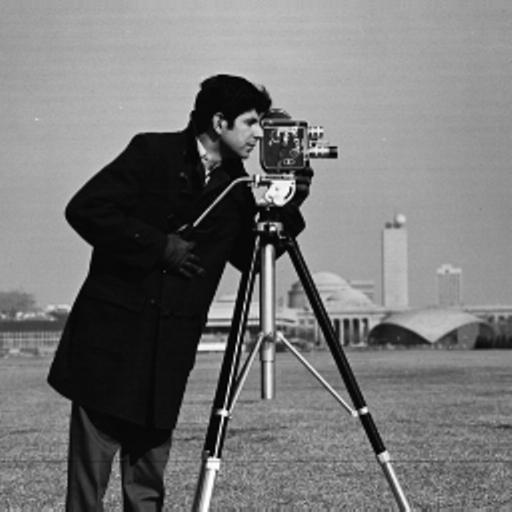
#> input picture Operações aritméticas e lógicas/cameraman.tif, 512 x 512 px
$ python not.py
#> lines starting #> are read from the running program, lines starting #| are printed output that depends on the picture
import cv2

imagem_1 = cv2.imread('cameraman.tif')
#> imagem_1 is the input picture: shape (512, 512, 3); min 0, max 255, mean 118.3
imagem_2 = cv2.imread('artificial.tif')
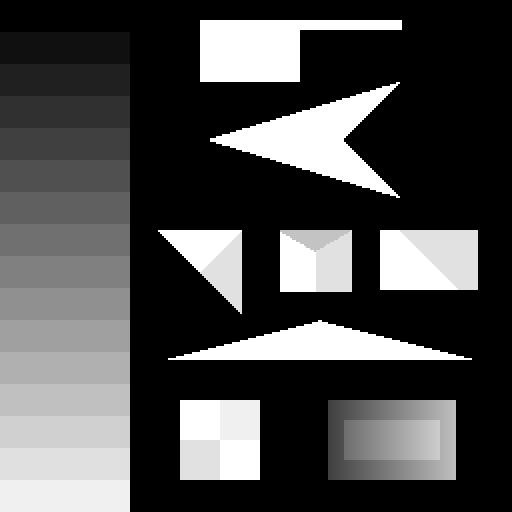
#> input picture Operações aritméticas e lógicas/artificial.tif, 512 x 512 px
#> imagem_2 is the input picture: shape (512, 512, 3); min 0, max 255, mean 75.2

cv2.imshow('imagem 1', imagem_1)
cv2.waitKey(0)

imagem_1_not = cv2.bitwise_not(imagem_1, imagem_2)
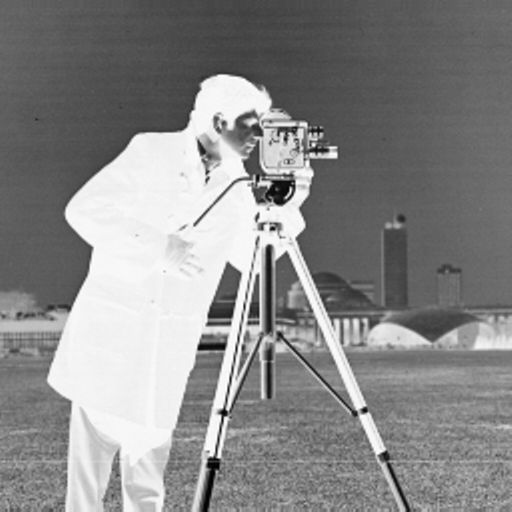
#> imagem_1_not: shape (512, 512, 3); min 0, max 255, mean 136.7
cv2.imwrite('imagem_1_not.png', imagem_1_not)
cv2.imshow('imagem 1 not', imagem_1_not)
cv2.waitKey(0)
